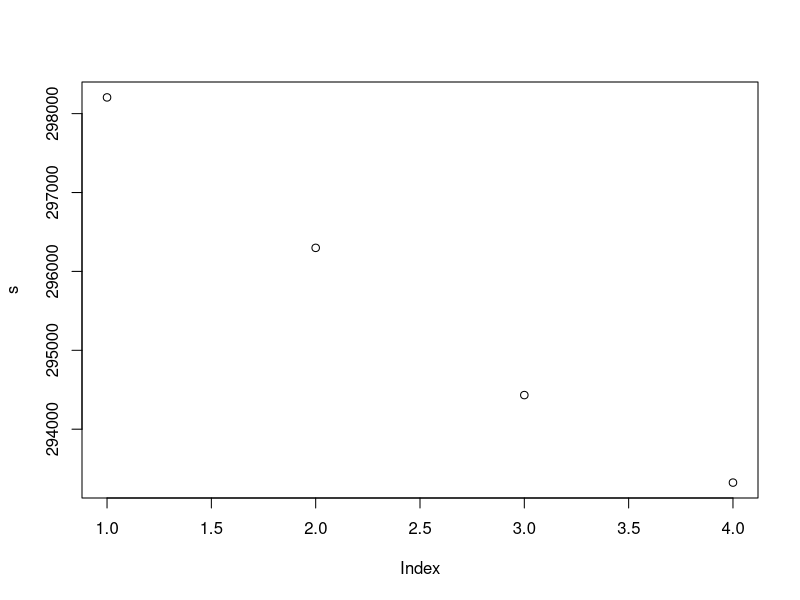
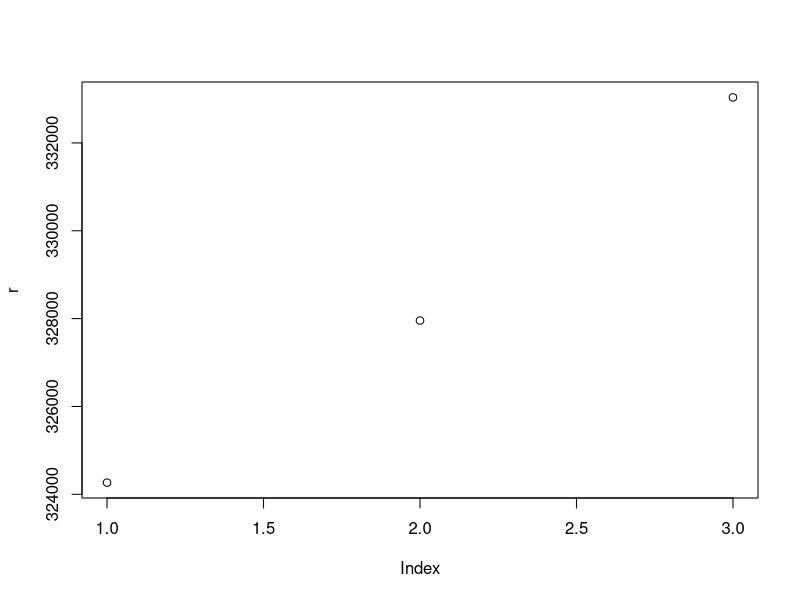

Recreate these plots in R, in order.
net_present_value = function(monthly_payment
    , discount_rate = 2.25 # Current discount rate for Federal Reserve
    , years_loan = 30
    , periods = years_loan * 12
    , fees = 0
){
    # multiplier for monthly value
    d = 1 + discount_rate / (100*12)
    m = 1 / d
    powers = seq(periods)
    m = m^powers

    monthly_values = m * monthly_payment
    sum(monthly_values) + fees
}


# Scenario 1:   3.49% VA loan
npv1 = net_present_value(1673.64)

# Scenario 2:   4.0% conventional loan
npv2 = net_present_value(1763.14)

npv2 - npv1


# Variation: Larger discount rate
npv1b = net_present_value(1673.64, discount_rate = 2.75)

# Scenario 2:   4.0% conventional loan
npv2b = net_present_value(1763.14, discount_rate = 2.75)

npv2b - npv1b



############################################################

# 15 year loans
# 127.5k down, 262.5k loan
# Those are not the numbers I originally entered... 
# So the website is designed to deceive, to make the loan look more appealing.
# Complete bullshit.

nasb_15 = net_present_value(1845, years_loan = 15)
nasb_15_0.89 = net_present_value(1813, years_loan = 15, fees = 2336)
nasb_15_1.75 = net_present_value(1781, years_loan = 15, fees = 4594)

nasb_15 


############################################################

# 15 year loans
# 125k down, 275k loan
# In contrast, Stephanie made the loan *higher*, to cover realistic closing costs, which makes the loan look worse in comparison.


# 2420
steph1 = net_present_value(1949, years_loan = 15, fees = 687)
steph1b = net_present_value(1932, years_loan = 15, fees = 1375)
steph2 = net_present_value(1915.68, years_loan = 15, fees = 2000)

# 1.25
# Disproportionate fee compared to others.
steph3 = net_present_value(1899, years_loan = 15, fees = 3437)

s = c(steph1, steph1b, steph2, steph3)
s2 = rev(s)

plot(s)

diff(s)

# Shows that the fees are worth it assuming we're in the house for at least 3 or 4 years.
((2000 - 687) / (1949 - 1916)) / 12

((2000 - 0) / (1949 + 17 - 1916)) / 12

# The 3.0 rate takes 7 years to break even, which is much worse compared to the others.
((3437 - 2000) / (1916 - 1899)) / 12


############################################################

# Looking at Rocket Mortgage now

f1 = 1.75*3e5 / 100
f2 = 1.125*3e5 / 100
p1 = 2089.83
p2 = 2126.28
p3 = 2181.67
r1 = net_present_value(p1, years_loan = 15, fees = f1)
r2 = net_present_value(p2, years_loan = 15, fees = f2)
r3 = net_present_value(p3, years_loan = 15, fees = 0)

r = c(r1, r2, r3)
plot(r)

# Yeah, it's linear
cor(r, 1:3)

# How many years to break even on fees?

# Almost 5, which is fine.
(f1 / (p3 - p1)) / 12

# Almost 8
# So this is a bad option
(f2 / (p2 - p1)) / 12

############################################################

rate = 0.03125
periods = 12
r_monthly = 1 + rate / periods

total = 1
for(i in seq(periods)){
    total = total * r_monthly
}
